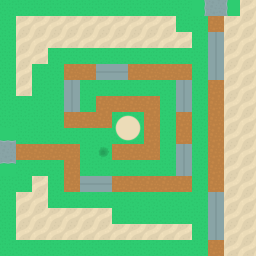

Rendered tile map (Tiled .tmx) drawn with the repository's tilesets; below, a short description and the full map source, tile grids included:
An orthogonal 16x16 tile map with 16x16 px tiles, 2 tile layers (BASE, UNPLACEABLE) and 9 objects.

<map version="1.10" tiledversion="1.12.2" orientation="orthogonal" renderorder="right-down" width="16" height="16" tilewidth="16" tileheight="16" infinite="0" nextlayerid="5" nextobjectid="12">
 <editorsettings>
  <export target="../TMJs/round9.tmj" format="json" />
 </editorsettings>
 <tileset firstgid="1" source="../16x16.tsx" />
 <layer id="1" name="BASE" width="16" height="16">
  <data encoding="csv">
25,25,25,25,25,25,25,25,25,25,25,25,25,25,25,25,
25,25,25,25,25,25,25,25,25,25,25,25,25,25,25,25,
25,25,25,25,25,25,25,25,25,25,25,25,25,25,25,25,
25,25,25,25,25,25,25,25,25,25,25,25,25,25,25,25,
25,25,25,25,25,25,25,25,25,25,25,25,25,25,25,25,
25,25,25,25,25,25,25,25,25,25,25,25,25,25,25,25,
25,25,25,25,25,25,25,25,25,25,25,25,25,25,25,25,
25,25,25,25,25,25,25,25,25,25,25,25,25,25,25,25,
25,25,25,25,25,25,25,25,25,25,25,25,25,25,25,25,
25,25,25,25,25,25,25,25,25,25,25,25,25,25,25,25,
25,25,25,25,25,25,25,25,25,25,25,25,25,25,25,25,
25,25,25,25,25,25,25,25,25,25,25,25,25,25,25,25,
25,25,25,25,25,25,25,25,25,25,25,25,25,25,25,25,
25,25,25,25,25,25,25,25,25,25,25,25,25,25,25,25,
25,25,25,25,25,25,25,25,25,25,25,25,25,25,25,25,
25,25,25,25,25,25,25,25,25,25,25,25,25,25,25,25
</data>
 </layer>
 <layer id="2" name="UNPLACEABLE" width="16" height="16">
  <data encoding="csv">
0,0,0,0,0,0,0,0,0,0,0,0,103,104,105,99,
0,99,99,99,99,99,99,99,99,99,99,0,0,94,99,99,
0,99,99,99,99,99,99,99,99,99,99,99,0,179,99,99,
0,99,99,0,0,0,0,0,0,0,0,0,0,179,99,99,
0,99,0,0,94,94,225,225,94,94,94,94,0,179,99,99,
0,99,0,0,179,0,0,0,0,0,0,179,0,94,99,99,
0,0,0,0,179,0,94,94,94,94,0,179,0,94,99,99,
0,0,0,0,94,94,94,142,143,94,0,94,0,94,99,99,
81,0,0,0,0,0,0,165,166,94,0,94,0,94,99,99,
104,94,94,94,94,0,20,94,94,94,0,179,0,94,99,99,
127,0,0,0,94,0,0,0,0,0,0,179,0,94,99,99,
0,0,99,0,94,225,225,94,94,94,94,94,0,94,99,99,
0,99,99,0,0,0,0,0,0,0,0,0,0,179,99,99,
0,99,99,99,99,99,99,0,0,0,0,0,0,179,99,99,
0,99,99,99,99,99,99,99,99,99,99,99,0,179,99,99,
0,0,0,0,0,0,0,0,0,0,0,0,0,94,99,99
</data>
 </layer>
 <objectgroup id="3" name="path">
  <object id="1" x="112" y="144">
   <polyline points="0,0 32,0 32,-48 -16,-48 -16,-32 -48,-32 -48,-80 64,-80 64,32 -48,32 -48,0 -96,0" />
  </object>
  <object id="2" x="208" y="240">
   <polyline points="0,0 0,-224" />
  </object>
 </objectgroup>
 <objectgroup id="4" name="tunnel">
  <object id="3" x="208" y="224">
   <polyline points="0,0 0,-32" />
  </object>
  <object id="4" x="208" y="64">
   <polyline points="0,0 0,-32" />
  </object>
  <object id="5" x="176" y="80">
   <polyline points="0,0 0,16" />
  </object>
  <object id="7" x="64" y="96">
   <polyline points="0,0 0,-16" />
  </object>
  <object id="8" x="96" y="176">
   <polyline points="0,0 -16,0" />
  </object>
  <object id="10" x="96" y="64">
   <polyline points="0,0 16,0" />
  </object>
  <object id="11" x="176" y="144">
   <polyline points="0,0 0,16" />
  </object>
 </objectgroup>
</map>
